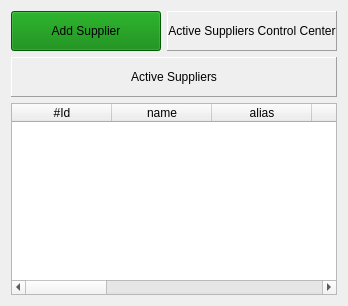
        <widget class="QWidget" name="sup01">
         <layout class="QVBoxLayout" name="verticalLayout_11">
          <item>
           <layout class="QHBoxLayout" name="horizontalLayout_23">
            <item>
             <widget class="QPushButton" name="btn_add_supplier">
              <property name="minimumSize">
               <size>
                <width>150</width>
                <height>40</height>
               </size>
              </property>
              <property name="maximumSize">
               <size>
                <width>150</width>
                <height>40</height>
               </size>
              </property>
              <property name="styleSheet">
               <string notr="true">background-color:#008000;</string>
              </property>
              <property name="text">
               <string>Add Supplier</string>
              </property>
              <property name="icon">
               <iconset>
                <normaloff>:/finishing/add.png</normaloff>:/finishing/add.png</iconset>
              </property>
              <property name="iconSize">
               <size>
                <width>32</width>
                <height>32</height>
               </size>
              </property>
             </widget>
            </item>
            <item>
             <widget class="QLabel" name="label_161">
              <property name="minimumSize">
               <size>
                <width>0</width>
                <height>40</height>
               </size>
              </property>
              <property name="styleSheet">
               <string notr="true"/>
              </property>
              <property name="frameShape">
               <enum>QFrame::Panel</enum>
              </property>
              <property name="frameShadow">
               <enum>QFrame::Raised</enum>
              </property>
              <property name="text">
               <string>Active Suppliers Control Center</string>
              </property>
              <property name="alignment">
               <set>Qt::AlignCenter</set>
              </property>
             </widget>
            </item>
           </layout>
          </item>
          <item>
           <widget class="QLabel" name="label_162">
            <property name="minimumSize">
             <size>
              <width>0</width>
              <height>40</height>
             </size>
            </property>
            <property name="styleSheet">
             <string notr="true"/>
            </property>
            <property name="frameShape">
             <enum>QFrame::Panel</enum>
            </property>
            <property name="frameShadow">
             <enum>QFrame::Raised</enum>
            </property>
            <property name="text">
             <string>Active Suppliers</string>
            </property>
            <property name="alignment">
             <set>Qt::AlignCenter</set>
            </property>
           </widget>
          </item>
          <item>
           <widget class="QTableWidget" name="tw_active_suppliers">
            <column>
             <property name="text">
              <string>#Id</string>
             </property>
            </column>
            <column>
             <property name="text">
              <string>name</string>
             </property>
            </column>
            <column>
             <property name="text">
              <string>alias</string>
             </property>
            </column>
            <column>
             <property name="text">
              <string>phone</string>
             </property>
            </column>
            <column>
             <property name="text">
              <string>email</string>
             </property>
            </column>
            <column>
             <property name="text">
              <string>company</string>
             </property>
            </column>
            <column>
             <property name="text">
              <string>status</string>
             </property>
            </column>
            <column>
             <property name="text">
              <string>product one</string>
             </property>
            </column>
            <column>
             <property name="text">
              <string>product two</string>
             </property>
            </column>
            <column>
             <property name="text">
              <string>product three</string>
             </property>
            </column>
            <column>
             <property name="text">
              <string>View/Edit</string>
             </property>
            </column>
           </widget>
          </item>
         </layout>
        </widget>
